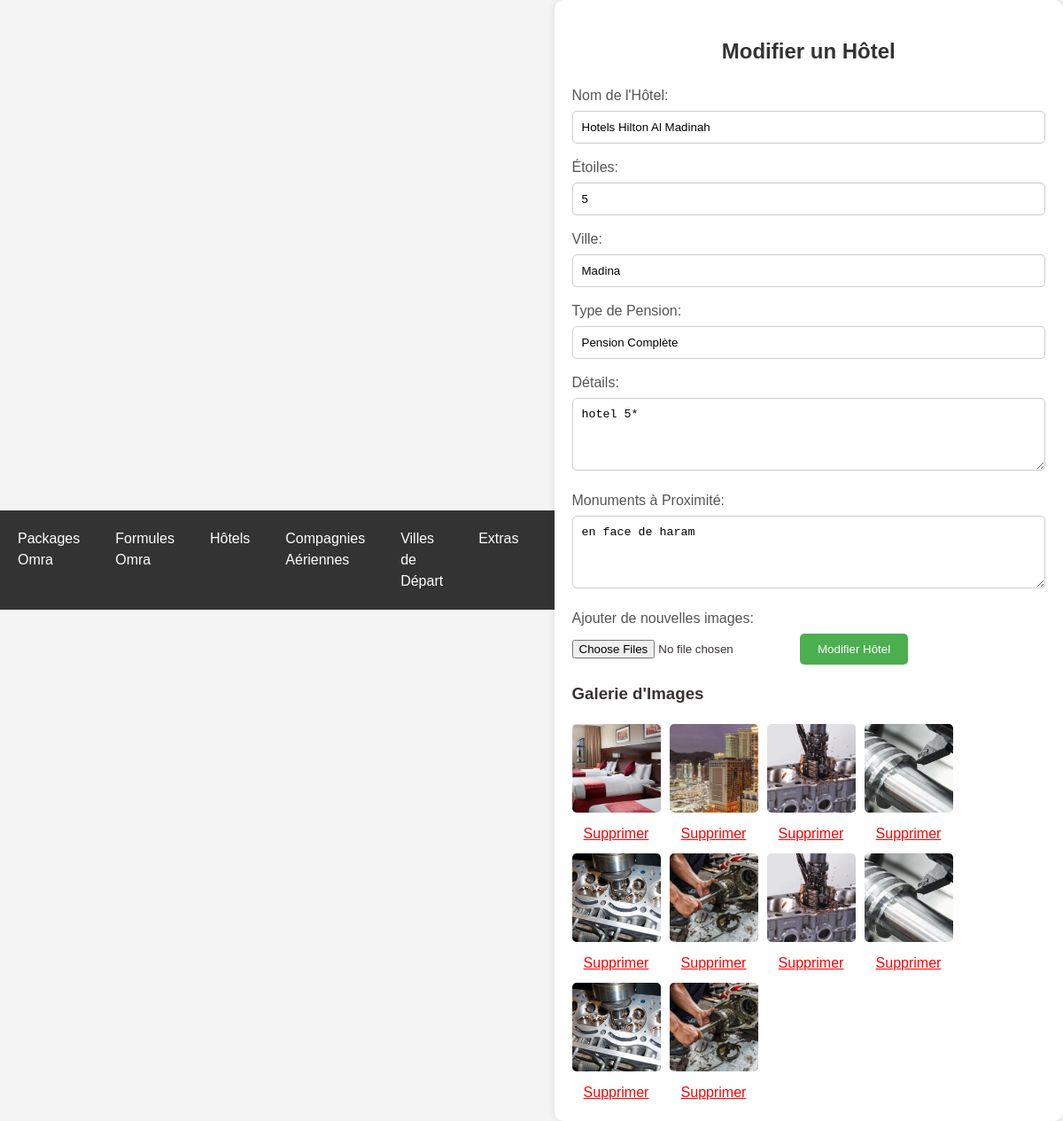
The app's page /edit_hotel.php?id=4 (signed in) with its own data.
### tables this page shows
CREATE TABLE `hotels` (
  `id` int(11) NOT NULL,
  `nom` varchar(255) NOT NULL,
  `etoiles` int(11) NOT NULL,
  `ville` varchar(100) NOT NULL,
  `pension` varchar(50) NOT NULL,
  `details` text NOT NULL,
  `monument` varchar(255) NOT NULL,
  `image_gallery` text DEFAULT NULL
);

CREATE TABLE `hotel_gallery` (
  `id` int(11) NOT NULL,
  `hotel_id` int(11) NOT NULL,
  `image_path` varchar(255) NOT NULL
);

### edit_hotel.php (the view, shortened to what this page needs)
<?php
include 'db.php';
if (isset($_GET['id'])) {
    $hotel_id = $_GET['id'];
    $sql = "SELECT * FROM hotels WHERE id = $hotel_id";
    $result = $conn->query($sql);
    if ($result->num_rows > 0) {
        $row = $result->fetch_assoc();
        $nom = $row['nom'];
        $etoiles = $row['etoiles'];
        $ville = $row['ville'];
        $pension = $row['pension'];
        $details = $row['details'];
        $monument = $row['monument'];
    } else {
        echo "Aucun hôtel trouvé avec cet identifiant.";
        exit();
    }
    $sql_images = "SELECT * FROM hotel_gallery WHERE hotel_id = $hotel_id";
    $result_images = $conn->query($sql_images);
} else {
    echo "Identifiant de l'hôtel non spécifié.";
    exit();
}
?>
<!DOCTYPE html>
<html lang="fr">
<head>
    <link rel="stylesheet" href="styles.css">
    <?php include 'header.php'; ?>
</head>
<body>
    <div class="container">
        <h2>Modifier un Hôtel</h2>
        <form action="edit_hotel.php?id=<?php echo $hotel_id; ?>" method="POST" enctype="multipart/form-data">
            <label for="nom">Nom de l'Hôtel:</label>
            <input type="text" id="nom" name="nom" value="<?php echo $nom; ?>" required>
            <label for="etoiles">Étoiles:</label>
            <input type="number" id="etoiles" name="etoiles" value="<?php echo $etoiles; ?>" required>
            <label for="ville">Ville:</label>
            <input type="text" id="ville" name="ville" value="<?php echo $ville; ?>" required>
            <label for="pension">Type de Pension:</label>
            <input type="text" id="pension" name="pension" value="<?php echo $pension; ?>" required>
            <label for="details">Détails:</label>
            <textarea id="details" name="details" rows="4" required><?php echo $details; ?></textarea>
            <label for="monument">Monuments à Proximité:</label>
            <textarea id="monument" name="monument" rows="4" required><?php echo $monument; ?></textarea>
            <label for="images">Ajouter de nouvelles images:</label>
            <input type="file" id="images" name="images[]" multiple>
            <button type="submit" name="update_hotel">Modifier Hôtel</button>
        </form>
        <h3>Galerie d'Images</h3>
        <div class="image-gallery">
            <?php
            if ($result_images->num_rows > 0) {
                while ($row_image = $result_images->fetch_assoc()) {
                    echo "<div>";
                    echo "<img src='" . $row_image['image_path'] . "' alt='Image'>";
                    echo "<a class='delete-button' href='edit_hotel.php?id=$hotel_id&delete_image=" . $row_image['id'] . "'>Supprimer</a>";
                    echo "</div>";
                }
            } else {
                echo "<p>Aucune image disponible pour cet hôtel.</p>";
            }
            ?>
        </div>
    </div>
</body>
</html>

### css/styles.css (style rules this page uses)
body { font-family: 'Lexend', sans-serif; line-height: 1.5; min-height: 100vh; display: flex; align-items: center; justify-content: center; color: #393232; background-color: #f7f7f7; }

### edit_hotel.php (style rules this page uses)
body { font-family: Arial, sans-serif; background-color: #f4f4f4; margin: 0; padding: 0; box-sizing: border-box; }
.container { width: 80%; margin: auto; background-color: #fff; padding: 20px; border-radius: 10px; box-shadow: 0 0 10px rgba(0, 0, 0, 0.1); }
h2 { text-align: center; color: #333; }
form { margin-top: 20px; }
label { display: block; margin-bottom: 5px; color: #555; }
input[type="text"], input[type="number"], textarea, select { width: 100%; padding: 10px; margin-bottom: 15px; border: 1px solid #ccc; border-radius: 5px; box-sizing: border-box; }
button[type="submit"] { background-color: #4caf50; color: #fff; padding: 10px 20px; border: none; border-radius: 5px; cursor: pointer; }
.image-gallery { display: flex; flex-wrap: wrap; gap: 10px; margin-top: 20px; }
.image-gallery img { width: 100px; height: 100px; object-fit: cover; border-radius: 5px; }
.image-gallery .delete-button { display: block; text-align: center; margin-top: 5px; color: red; cursor: pointer; }

### header.php (style rules this page uses)
body { font-family: Arial, sans-serif; background-color: #f4f4f4; margin: 0; padding: 0; box-sizing: border-box; }

### records on screen
hotels: nom "Hotels Hilton Al Madinah", etoiles "5", ville "Madina", pension "Pension Complète", details "hotel 5*", monument "en face de haram"
hotel_gallery: image_path (picture)
hotel_gallery: image_path (picture)
hotel_gallery: image_path (picture)
hotel_gallery: image_path (picture)
hotel_gallery: image_path (picture)
hotel_gallery: image_path (picture)
hotel_gallery: image_path (picture)
hotel_gallery: image_path (picture)
hotel_gallery: image_path (picture)
hotel_gallery: image_path (picture)
